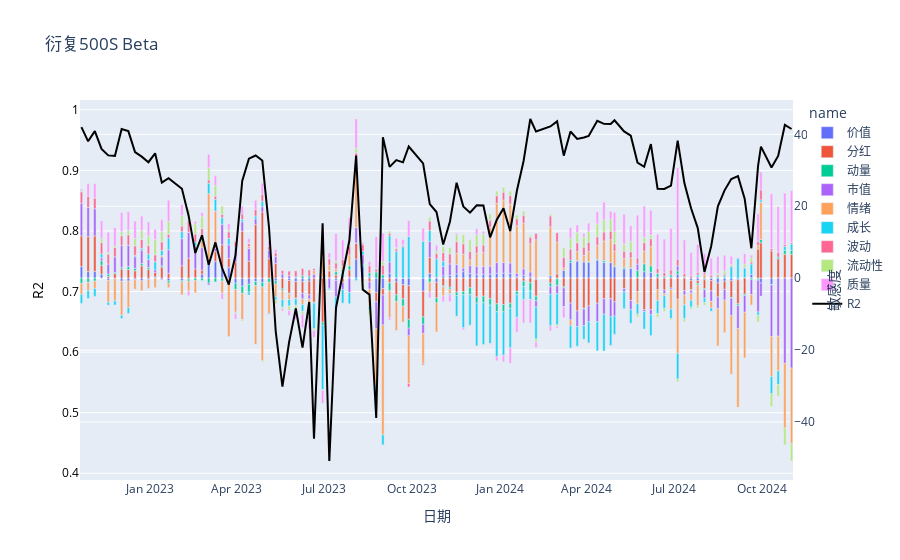

Notebook cell for this chart:
### Code cell
import pandas as pd
from pathlib import Path
from single_nav_analysis import NavAnalysisConfig, SingleNavAnalysis

nav_analysis_config = NavAnalysisConfig(
    bench_data_path=Path(r"C:\Euclid_Jie\barra\src\nav_analysis\index_data.csv"),
    # nav_data_path=Path(r"C:\Users\Ouwei\Desktop\管理人单页\SLD035-同温层量化阿尔法1号.xlsx"),
    nav_data_path=Path(
        r"C:\Users\Ouwei\Desktop\nav_data\净值库1101\按策略分\500增强\衍复500S.xlsx"
    ),
    # begin_date=np.datetime64("2023-12-29"),
    # end_date=np.datetime64("2024-07-30"),
    open_html=False,
    # benchmark="SHSE.000905",
)
demo = SingleNavAnalysis(nav_analysis_config)
demo.analysis()
demo.attraction_analysis(
    barra_rtn_df=pd.read_csv(r"barra_data\cne6\merged_cne6_barra_factor_rtn.csv"),
    show=True,
    R2=True,
)
demo.export_html()
